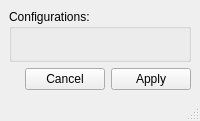
<?xml version="1.0" encoding="UTF-8"?>
<ui version="4.0">
 <class>MainWindow</class>
 <widget class="QMainWindow" name="MainWindow">
  <property name="geometry">
   <rect>
    <x>0</x>
    <y>0</y>
    <width>200</width>
    <height>121</height>
   </rect>
  </property>
  <property name="windowTitle">
   <string>MainWindow</string>
  </property>
  <widget class="QWidget" name="centralwidget">
   <layout class="QVBoxLayout" name="verticalLayout_3">
    <item>
     <layout class="QVBoxLayout" name="verticalLayout_2">
      <item>
       <widget class="QGroupBox" name="groupBox">
        <property name="title">
         <string>Configurations:</string>
        </property>
        <layout class="QVBoxLayout" name="verticalLayout">
         <item>
          <layout class="QGridLayout" name="gridLayout_config"/>
         </item>
        </layout>
       </widget>
      </item>
      <item>
       <layout class="QHBoxLayout" name="horizontalLayout">
        <item>
         <spacer name="horizontalSpacer">
          <property name="orientation">
           <enum>Qt::Horizontal</enum>
          </property>
          <property name="sizeHint" stdset="0">
           <size>
            <width>40</width>
            <height>20</height>
           </size>
          </property>
         </spacer>
        </item>
        <item>
         <spacer name="horizontalSpacer_2">
          <property name="orientation">
           <enum>Qt::Horizontal</enum>
          </property>
          <property name="sizeHint" stdset="0">
           <size>
            <width>40</width>
            <height>20</height>
           </size>
          </property>
         </spacer>
        </item>
        <item>
         <widget class="QPushButton" name="cancel_pb">
          <property name="text">
           <string>Cancel</string>
          </property>
         </widget>
        </item>
        <item>
         <widget class="QPushButton" name="apply_pb">
          <property name="text">
           <string>Apply</string>
          </property>
         </widget>
        </item>
       </layout>
      </item>
     </layout>
    </item>
   </layout>
  </widget>
  <widget class="QStatusBar" name="statusbar"/>
 </widget>
 <resources/>
 <connections/>
</ui>
